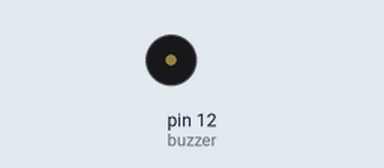
Simulated run of this sketch. Board: Arduino Uno, built with avr-gcc and run on an emulated ATmega328P. Parts: buzzer (waves = sounding, pin HIGH).

Above: at 0.5 s.
At 15.02 s:
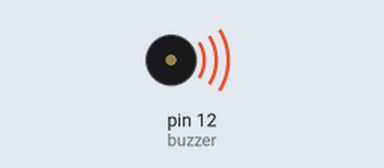
Timing chart, 0 to 15.6 s (numbered marks = the images above):
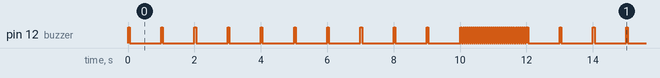

Measured:
- by itself, pin 12 (buzzer): moves between LOW and HIGH, repeating every 12.0 s
- by itself, everything shown: repeats every 12.0 s, in 26 steps

The sketch:

active.ino
```cpp
int buzzer = 12;//the pin of the active buzzer
void setup()
{
 pinMode(buzzer,OUTPUT);//initialize the buzzer pin as an output
}
void loop()
{
 unsigned char i;
 while(1)
 {
   //output an frequency
   for(i=0;i<10;i++)
   {
    digitalWrite(buzzer,HIGH);
    delay(50);//wait for 1ms
    digitalWrite(buzzer,LOW);
    delay(950);//wait for 1ms
    }
    //output another frequency
     for(i=0;i<100;i++)
      {
        digitalWrite(buzzer,HIGH);
        delay(10);//wait for 2ms
        digitalWrite(buzzer,LOW);
        delay(10);//wait for 2ms
      }
  }
}
```
